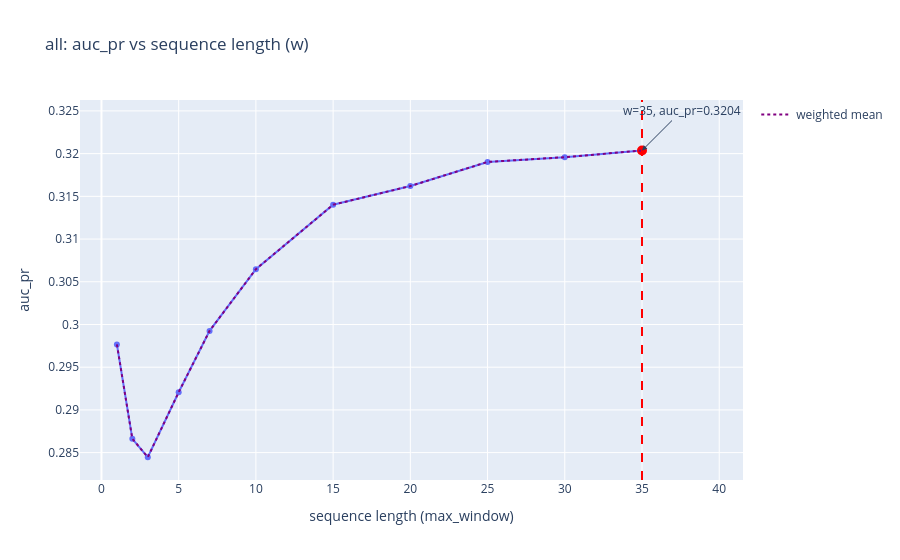
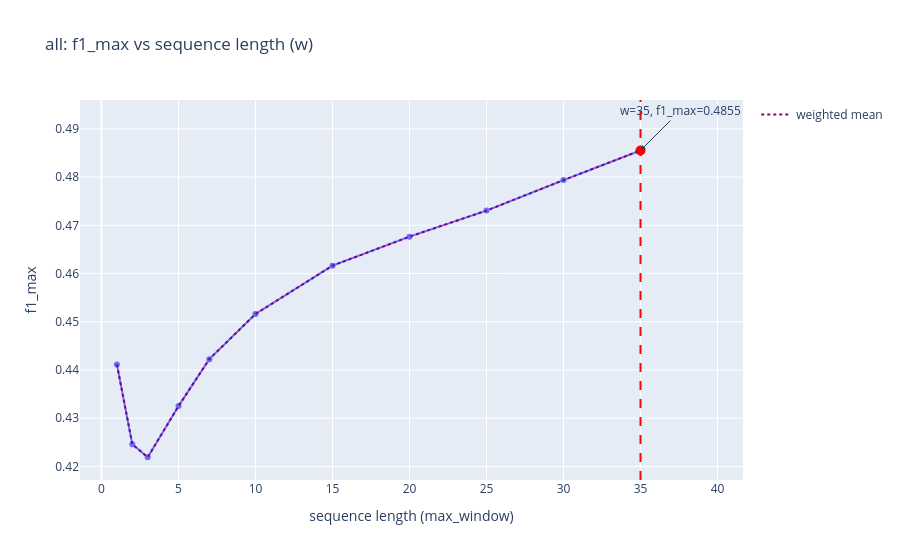
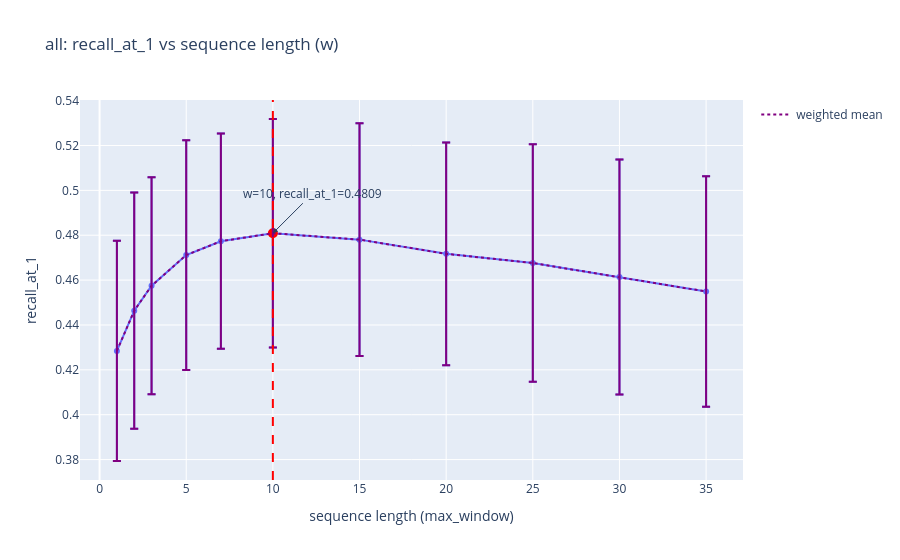
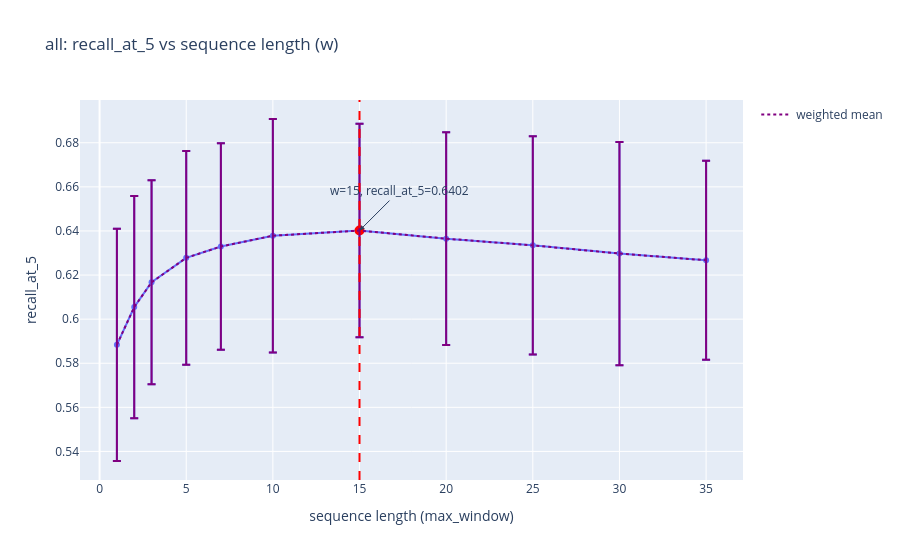

Notebook code for these charts, in order:
### Code cell
plot_metrics_vs_window_with_stats(result_df, result_df)

### Figure 1 — Plotly figure (JSON) as saved in the notebook; plotly's stock layout.template omitted (floating-point values rounded to 4 significant figures)
{"data": [{"hovertemplate": "w=%{x}<br>auc_pr=%{y}<extra></extra>", "legendgroup": "", "line": {"color": "#636efa", "dash": "solid"}, "marker": {"symbol": "circle"}, "mode": "lines+markers", "name": "", "orientation": "v", "showlegend": false, "type": "scatter", "x": [1, 2, 3, 5, 7, 10, 15, 20, 25, 30, 35], "xaxis": "x", "y": [0.2977, 0.2866, 0.2845, 0.2921, 0.2992, 0.3065, 0.314, 0.3162, 0.319, 0.3196, 0.3204], "yaxis": "y"}, {"marker": {"color": "red", "size": 10}, "mode": "markers", "name": "max", "showlegend": false, "type": "scatter", "x": [35], "y": [0.3204]}, {"line": {"color": "purple", "dash": "dot"}, "mode": "lines", "name": "weighted mean", "showlegend": true, "type": "scatter", "x": [1, 2, 3, 5, 7, 10, 15, 20, 25, 30, 35], "y": [0.2977, 0.2866, 0.2845, 0.2921, 0.2992, 0.3065, 0.314, 0.3162, 0.319, 0.3196, 0.3204]}], "layout": {"annotations": [{"arrowhead": 2, "ax": 40, "ay": -40, "showarrow": true, "text": "w=35, auc_pr=0.3204", "x": 35, "y": 0.3204}], "legend": {"tracegroupgap": 0}, "shapes": [{"line": {"color": "red", "dash": "dash"}, "type": "line", "x0": 35, "x1": 35, "xref": "x", "y0": 0, "y1": 1, "yref": "y domain"}], "title": {"text": "all: auc_pr vs sequence length (w)"}, "xaxis": {"anchor": "y", "domain": [0, 1], "title": {"text": "sequence length (max_window)"}}, "yaxis": {"anchor": "x", "domain": [0, 1], "title": {"text": "auc_pr"}}}}

### Figure 2 — Plotly figure (JSON) as saved in the notebook; plotly's stock layout.template omitted (floating-point values rounded to 4 significant figures)
{"data": [{"hovertemplate": "w=%{x}<br>f1_max=%{y}<extra></extra>", "legendgroup": "", "line": {"color": "#636efa", "dash": "solid"}, "marker": {"symbol": "circle"}, "mode": "lines+markers", "name": "", "orientation": "v", "showlegend": false, "type": "scatter", "x": [1, 2, 3, 5, 7, 10, 15, 20, 25, 30, 35], "xaxis": "x", "y": [0.4412, 0.4246, 0.4219, 0.4325, 0.4422, 0.4516, 0.4616, 0.4676, 0.4731, 0.4794, 0.4855], "yaxis": "y"}, {"marker": {"color": "red", "size": 10}, "mode": "markers", "name": "max", "showlegend": false, "type": "scatter", "x": [35], "y": [0.4855]}, {"line": {"color": "purple", "dash": "dot"}, "mode": "lines", "name": "weighted mean", "showlegend": true, "type": "scatter", "x": [1, 2, 3, 5, 7, 10, 15, 20, 25, 30, 35], "y": [0.4412, 0.4246, 0.4219, 0.4325, 0.4422, 0.4516, 0.4616, 0.4676, 0.4731, 0.4794, 0.4855]}], "layout": {"annotations": [{"arrowhead": 2, "ax": 40, "ay": -40, "showarrow": true, "text": "w=35, f1_max=0.4855", "x": 35, "y": 0.4855}], "legend": {"tracegroupgap": 0}, "shapes": [{"line": {"color": "red", "dash": "dash"}, "type": "line", "x0": 35, "x1": 35, "xref": "x", "y0": 0, "y1": 1, "yref": "y domain"}], "title": {"text": "all: f1_max vs sequence length (w)"}, "xaxis": {"anchor": "y", "domain": [0, 1], "title": {"text": "sequence length (max_window)"}}, "yaxis": {"anchor": "x", "domain": [0, 1], "title": {"text": "f1_max"}}}}

### Figure 3 — Plotly figure (JSON) as saved in the notebook; plotly's stock layout.template omitted (floating-point values rounded to 4 significant figures)
{"data": [{"error_y": {"array": [0.04909, 0.05261, 0.04836, 0.05125, 0.04798, 0.05092, 0.05185, 0.04968, 0.05288, 0.05233, 0.05141]}, "hovertemplate": "w=%{x}<br>recall_at_1=%{y}<extra></extra>", "legendgroup": "", "line": {"color": "#636efa", "dash": "solid"}, "marker": {"symbol": "circle"}, "mode": "lines+markers", "name": "", "orientation": "v", "showlegend": false, "type": "scatter", "x": [1, 2, 3, 5, 7, 10, 15, 20, 25, 30, 35], "xaxis": "x", "y": [0.4284, 0.4464, 0.4575, 0.4711, 0.4773, 0.4809, 0.478, 0.4717, 0.4676, 0.4614, 0.4549], "yaxis": "y"}, {"marker": {"color": "red", "size": 10}, "mode": "markers", "name": "max", "showlegend": false, "type": "scatter", "x": [10], "y": [0.4809]}, {"error_y": {"array": [0.04909, 0.05261, 0.04836, 0.05125, 0.04798, 0.05092, 0.05185, 0.04968, 0.05288, 0.05233, 0.05141], "type": "data", "visible": true}, "line": {"color": "purple", "dash": "dot"}, "mode": "lines", "name": "weighted mean", "showlegend": true, "type": "scatter", "x": [1, 2, 3, 5, 7, 10, 15, 20, 25, 30, 35], "y": [0.4284, 0.4464, 0.4575, 0.4711, 0.4773, 0.4809, 0.478, 0.4717, 0.4676, 0.4614, 0.4549]}], "layout": {"annotations": [{"arrowhead": 2, "ax": 40, "ay": -40, "showarrow": true, "text": "w=10, recall_at_1=0.4809", "x": 10, "y": 0.4809}], "legend": {"tracegroupgap": 0}, "shapes": [{"line": {"color": "red", "dash": "dash"}, "type": "line", "x0": 10, "x1": 10, "xref": "x", "y0": 0, "y1": 1, "yref": "y domain"}], "title": {"text": "all: recall_at_1 vs sequence length (w)"}, "xaxis": {"anchor": "y", "domain": [0, 1], "title": {"text": "sequence length (max_window)"}}, "yaxis": {"anchor": "x", "domain": [0, 1], "title": {"text": "recall_at_1"}}}}

### Figure 4 — Plotly figure (JSON) as saved in the notebook; plotly's stock layout.template omitted (floating-point values rounded to 4 significant figures)
{"data": [{"error_y": {"array": [0.05269, 0.05038, 0.04625, 0.04846, 0.0468, 0.05294, 0.04841, 0.04824, 0.04945, 0.05064, 0.04516]}, "hovertemplate": "w=%{x}<br>recall_at_5=%{y}<extra></extra>", "legendgroup": "", "line": {"color": "#636efa", "dash": "solid"}, "marker": {"symbol": "circle"}, "mode": "lines+markers", "name": "", "orientation": "v", "showlegend": false, "type": "scatter", "x": [1, 2, 3, 5, 7, 10, 15, 20, 25, 30, 35], "xaxis": "x", "y": [0.5884, 0.6055, 0.6167, 0.6278, 0.6329, 0.6378, 0.6402, 0.6365, 0.6335, 0.6298, 0.6267], "yaxis": "y"}, {"marker": {"color": "red", "size": 10}, "mode": "markers", "name": "max", "showlegend": false, "type": "scatter", "x": [15], "y": [0.6402]}, {"error_y": {"array": [0.05269, 0.05038, 0.04625, 0.04846, 0.0468, 0.05294, 0.04841, 0.04824, 0.04945, 0.05064, 0.04516], "type": "data", "visible": true}, "line": {"color": "purple", "dash": "dot"}, "mode": "lines", "name": "weighted mean", "showlegend": true, "type": "scatter", "x": [1, 2, 3, 5, 7, 10, 15, 20, 25, 30, 35], "y": [0.5884, 0.6055, 0.6167, 0.6278, 0.6329, 0.6378, 0.6402, 0.6365, 0.6335, 0.6298, 0.6267]}], "layout": {"annotations": [{"arrowhead": 2, "ax": 40, "ay": -40, "showarrow": true, "text": "w=15, recall_at_5=0.6402", "x": 15, "y": 0.6402}], "legend": {"tracegroupgap": 0}, "shapes": [{"line": {"color": "red", "dash": "dash"}, "type": "line", "x0": 15, "x1": 15, "xref": "x", "y0": 0, "y1": 1, "yref": "y domain"}], "title": {"text": "all: recall_at_5 vs sequence length (w)"}, "xaxis": {"anchor": "y", "domain": [0, 1], "title": {"text": "sequence length (max_window)"}}, "yaxis": {"anchor": "x", "domain": [0, 1], "title": {"text": "recall_at_5"}}}}
